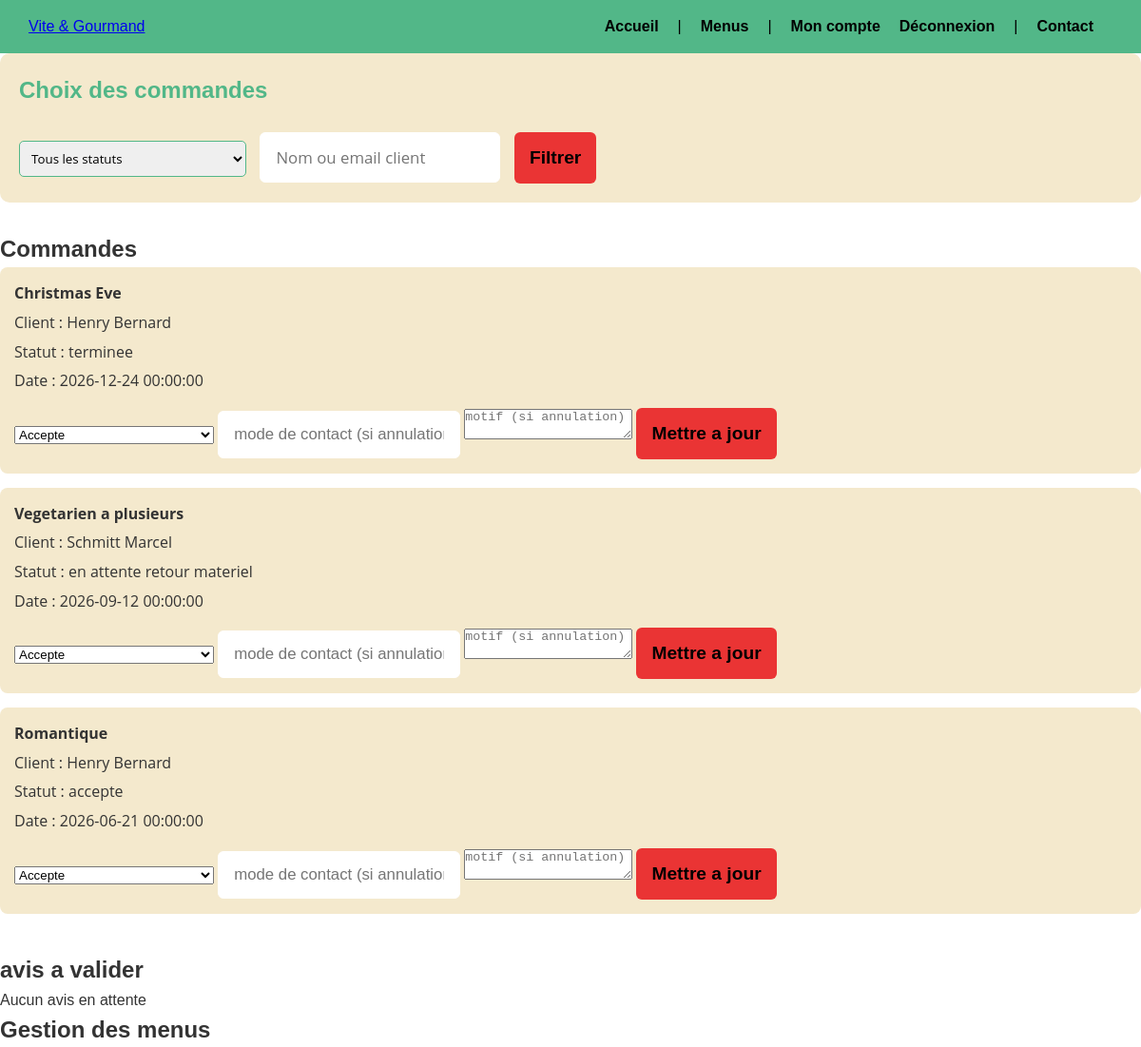
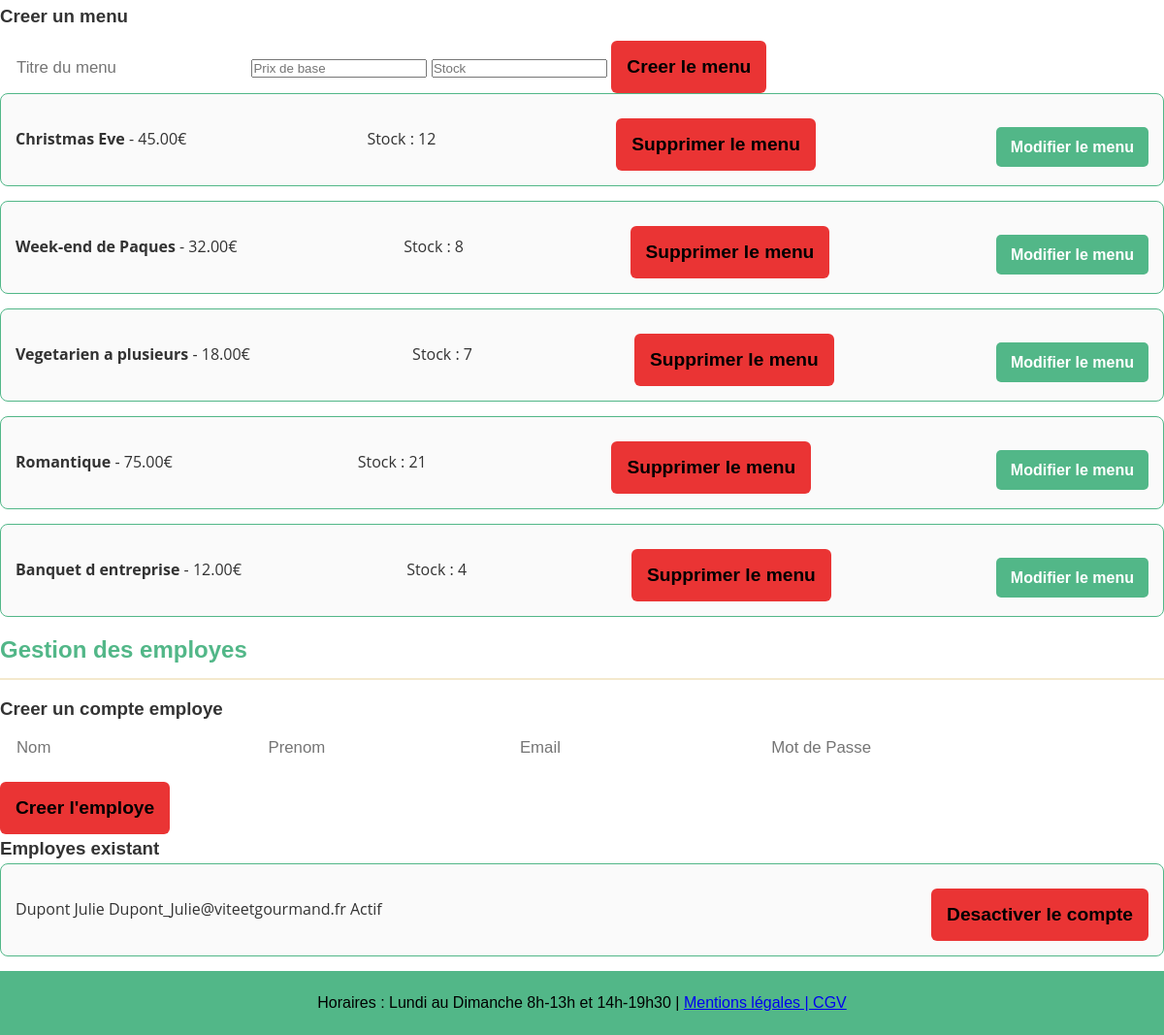
/pages/espace_admin.php (signed in), run on the app's committed database (2 pictures, top to bottom).
### tables this page shows
CREATE TABLE COMMANDE (
    id INT PRIMARY KEY AUTO_INCREMENT,
    id_utilisateur INT NOT NULL,
    id_menu INT NOT NULL,
    nb_personnes INT NOT NULL,
    date_prestation DATETIME NOT NULL, 
    heure_prestation TIME NOT NULL,
    adresse_prestation VARCHAR(255) NOT NULL,
    ville_prestation VARCHAR(100) NOT NULL, 
    statut ENUM('en attente','accepte','en preparation','en cours de livraison','livre','en attente retour materiel','terminee','annulee') DEFAULT 'en attente',
    prix_total DECIMAL(10,2),
    prix_livraison DECIMAL(10,2) DEFAULT 0,
    created_at DATETIME DEFAULT CURRENT_TIMESTAMP,
    FOREIGN KEY (id_utilisateur) REFERENCES UTILISATEUR(id),
    FOREIGN KEY (id_menu) REFERENCES MENU(id)
);

CREATE TABLE MENU (
    id INT PRIMARY KEY AUTO_INCREMENT,
    titre VARCHAR(150) NOT NULL,
    description TEXT,
    theme ENUM('noel','paques','vegetarien','evenement','romantique') NOT NULL,
    regime ENUM('vegetarien','vegan','classique') DEFAULT 'classique',
    nb_personnes_min INT NOT NULL,
    prix_base DECIMAL(10,2) NOT NULL,
    stock INT DEFAULT 0,
    created_at DATETIME DEFAULT CURRENT_TIMESTAMP
);

CREATE TABLE UTILISATEUR (
    id INT PRIMARY KEY AUTO_INCREMENT,
    nom VARCHAR(100) NOT NULL,
    prenom VARCHAR(100) NOT NULL,
    email VARCHAR (150) UNIQUE NOT NULL,
    mot_de_passe VARCHAR(255) NOT NULL,
    telephone VARCHAR(20),
    adresse VARCHAR(255),
    role ENUM('utilisateur','employe','administrateur') DEFAULT 'utilisateur',
    actif BOOLEAN DEFAULT TRUE,
    created_at DATETIME DEFAULT CURRENT_TIMESTAMP
);

### pages/espace_admin.php (the view, shortened to what this page needs)
<?php
require_once '../config/database.php';
class AdministrateurCommandes
{
    private PDO $pdo;
    public function __construct(PDO $pdo)
    {
        $this->pdo = $pdo;
    }
    public function getCommandes(string $filtreStatut = '', string $filtreClient = ''): array
    {
        $sql = 'SELECT c.id, c.statut, c.date_prestation, c.adresse_prestation, m.titre AS menu,
                       u.nom, u.prenom, u.email, u.telephone
                FROM commande c
                JOIN menu m ON c.id_menu = m.id
                JOIN utilisateur u ON c.id_utilisateur = u.id
                WHERE 1=1';
        $params = [];
        $sql .= ' ORDER BY c.date_prestation DESC';
        $stmt = $this->pdo->prepare($sql);
        $stmt->execute($params);
        return $stmt->fetchAll(PDO::FETCH_ASSOC);
    }
}
class AdministrateurAvis
{
    private PDO $pdo;
    public function __construct(PDO $pdo)
    {
        $this->pdo = $pdo;
    }
    public function getAvisEnAttente(): array
    {
        $stmt = $this->pdo->prepare(
            'SELECT a.id, a.note, a.commentaire, u.nom, u.prenom
            FROM avis a
            JOIN utilisateur u ON a.id_utilisateur = u.id
            WHERE a.valide = 0'
        );
        $stmt->execute();
        return $stmt->fetchALL(PDO::FETCH_ASSOC);
    }
}
class AdministrateurMenus
{
    private PDO $pdo;
    public function __construct(PDO $pdo)
    {
        $this->pdo = $pdo;
    }
    public function getMenus(): array
    {
        $stmt = $this->pdo->prepare('SELECT id, titre, prix_base, stock FROM menu');
        $stmt->execute();
        return $stmt->fetchALL(PDO::FETCH_ASSOC);
    }
}
class GestionEmployes
{
    private PDO $pdo;
    public function __construct(PDO $pdo)
    {
        $this->pdo = $pdo;
    }
    public function getEmployes(): array
    {
        $stmt = $this->pdo->prepare(
            'SELECT id, nom, prenom, email, actif
            FROM utilisateur WHERE role = :role'
        );
        $stmt->execute([':role'=>'employe']);
        return $stmt->fetchALL(PDO::FETCH_ASSOC);
    }
}
class EspaceAdministrateurPage
{
    private AdministrateurCommandes $commandes;
    private AdministrateurAvis $avis;
    private AdministrateurMenus $menus;
    private GestionEmployes $employes;
    public function __construct(PDO $pdo, int $administrateurId)
    {
        $this->commandes = new AdministrateurCommandes($pdo);
        $this->avis = new AdministrateurAvis($pdo);
        $this->menus = new AdministrateurMenus($pdo);
        $this->employes = new GestionEmployes($pdo);
    }
    public function handleRequest(): void
    {
        if ($_SERVER['REQUEST_METHOD'] !== 'POST') return;
    }
    public function render(): void
    {
        include 'includes/site_top.php';
        $filtreStatut = $_GET['statut'] ?? '';
        $filtreClient = $_GET['client'] ?? '';
        $commandes = $this->commandes->getCommandes($filtreStatut, $filtreClient);
        $avisEnAttente = $this->avis->getAvisEnAttente();
        $menus = $this->menus->getMenus();
        $employes = $this->employes->getEmployes();
        ?>
        <main>
            <section class="filtres">
                <h2>Choix des commandes</h2>
                <form method="GET">
                    <select name="statut">
                        <option value="">Tous les statuts</option>
                    </select>
                    <input type="text" name="client" placeholder="Nom ou email client" value="<?= htmlspecialchars($filtreClient) ?>">
                    <button type="submit">Filtrer</button>
                </form>
            </section>
            <section class="commande-administrateur">
                <h2>Commandes</h2>
                <?php foreach ($commandes as $commande): ?>
                    <div class="commande">
                        <p><strong><?= htmlspecialchars($commande['menu']) ?></strong></p>
                        <p>Client : <?= htmlspecialchars($commande['nom']) ?> <?= htmlspecialchars($commande['prenom']) ?> </p>
                        <p>Statut : <?= htmlspecialchars($commande['statut']) ?></p>
                        <p>Date : <?= htmlspecialchars($commande['date_prestation']) ?></p>
                        <form method="POST">
                            <select name="statut">
                                <option value="accepte">Accepte</option>
                            </select>
                            <input type="text" name="mode_contact" placeholder="mode de contact (si annulation)">
                            <textarea name="motif" placeholder="motif (si annulation)"></textarea>
                            <button type="submit" name="changer_statut">Mettre a jour</button>
                        </form>
                    </div>
                <?php endforeach; ?>
            </section>
            <section class="avis-administrateur">
                <h2>avis a valider</h2>
                <?php if (empty($avisEnAttente)): ?>
                    <p>Aucun avis en attente</p>
                <?php endif; ?>
            </section>
            <section class="menus-administrateur">
                <h2>Gestion des menus</h2>
                <h3>Creer un menu</h3>
                <form method="POST" class="creer-menu-form">
                    <input type="text" name="titre_menu" placeholder="Titre du menu" required>
                    <input type="number" step="0.01" name="prix_menu" placeholder="Prix de base" min="0" required>
                    <input type="number" name="stock_menu" placeholder="Stock" min="0" required>
                    <button type="submit" name="creer_menu">Creer le menu</button>
                </form>
                <?php foreach ($menus as $menu): ?>
                    <div class="menu">
                        <p><strong><?= htmlspecialchars($menu['titre']) ?></strong> - <?= $menu['prix_base'] ?>€</p>
                        <p>Stock : <?= $menu['stock'] ?></p>
                        <form method="POST">
                            <button type="submit" name="supprimer_menu">Supprimer le menu</button>
                        </form>
                        <a href="modifier_menu.php?id=<?= $menu['id'] ?>">Modifier le menu</a>
                    </div>
                <?php endforeach; ?>
            </section>
            <section class="gestion-employes">
                <h2>Gestion des employes</h2>
                <h3>Creer un compte employe</h3>
                <form method="POST">
                    <input type="text" name="nom_employe" placeholder="Nom" required>
                    <input type="text" name="prenom_employe" placeholder="Prenom" required>
                    <input type="email" name="email_employe" placeholder="Email" required>
                    <input type="password" name="motDePasse_employe" placeholder="Mot de Passe" required>
                    <button type="submit" name="creer_employe">Creer l'employe</button>
                </form>
                <h3>Employes existant</h3>
                <?php foreach ($employes as $employe): ?>
                    <div class="employe">
                        <p>
                            <?= htmlspecialchars($employe['nom']) ?> <?= htmlspecialchars($employe['prenom']) ?>
                            <?= htmlspecialchars($employe['email']) ?> <?= $employe['actif'] ? 'Actif' : 'Inactif' ?>
                        </p>
                        <form method="POST">
                            <?php if ($employe['actif']): ?>
                                <button type="submit" name="desactiver_employe">Desactiver le compte</button>
                            <?php else: ?>
                                <button type="submit" name="activer_employe">Reactiver le compte</button>
                            <?php endif; ?>
                        </form>
                    </div>
                <?php endforeach; ?>
            </section>
        </main>
        <?php
        include 'includes/site_bottom.php';
    }
}
$administrateurId = (int) $_SESSION['user']['id'];
$page = new EspaceAdministrateurPage($pdo, $administrateurId);
$page->handleRequest();
$page->render();

### public/css/style.css (style rules this page uses)
* { margin: 0; padding: 0; box-sizing: border-box; }
body { font-family: 'Open Sans', sans-serif; background-color: #FFFFFF; color: #333; }

### public/css/index.css (style rules this page uses)
* { box-sizing: border-box; }
html, body { height: 100vh !important; min-height: 100vh !important; margin: 0 !important; padding: 0 !important; display: flex !important; flex-direction: column !important; }
main, .container { flex: 1 !important; width: 100% !important; }

### public/css/css_global.css (style rules this page uses)
.commande { background-color: #F4E9CD; border-radius: 8px; padding: 15px; margin-bottom: 15px; font-family: 'Open Sans', sans-serif; }
.commande p { margin-bottom: 5px; color: #333; }
.commande button { padding: 8px 15px; background-color: #FF6B6B; color: white; border: none; border-radius: 5px; font-family: 'Nunito', sans-serif; font-weight: bold; cursor: pointer; margin-top: 10px; }
.filtres { background-color: #F4E9CD; padding: 20px; border-radius: 10px; margin-bottom: 30px; }
.filtres h2 { color: #52B788; font-family: 'Nunito', sans-serif; margin-bottom: 15px; }
.filtres select, .filtres input { padding: 8px; border: 1px solid #52B788; border-radius: 5px; margin-right: 10px; font-family: 'Open Sans', sans-serif; }
.filtres button { padding: 8px 20px; background-color: #52B788; color: white; border: none; border-radius: 5px; font-family: 'Nunito', sans-serif; font-weight: bold; cursor: pointer; }
.commandes-employe, .commandes-admin, .commande-administrateur { margin-bottom: 40px; }
.commandes-employe h2, .commandes-admin h2, .avis-employe h2, .avis-admin h2, .menus-employe h2, .menus-admin h2, .gestion-employes h2 { color: #52B788; font-family: 'Nunito', sans-serif; font-size: 1.5em; margin-bottom: 15px; border-bottom: 2px solid #F4E9CD; padding-bottom: 10px; }
.menu { background-color: #FAFAFA; border: 1px solid #52B788; border-radius: 8px; padding: 15px; margin-bottom: 15px; font-family: 'Open Sans', sans-serif; display: flex; justify-content: space-between; align-items: center; }
.menu a { padding: 8px 15px; background-color: #52B788; color: white; border-radius: 5px; text-decoration: none; font-family: 'Nunito', sans-serif; font-weight: bold; }
.employe { background-color: #FAFAFA; border: 1px solid #52B788; border-radius: 8px; padding: 15px; margin-bottom: 15px; font-family: 'Open Sans', sans-serif; display: flex; justify-content: space-between; align-items: center; }
main input[type="text"], main input[type="email"], main input[type="password"] { padding: 14px 16px; border: 1px solid #ffffff; border-radius: 6px; font-size: 1.05rem; transition: all 0.3s; }
main button[type="submit"] { padding: 16px; font-size: 1.2rem; font-weight: bold; border: none; border-radius: 6px; cursor: pointer; margin-top: 10px; transition: all 0.3s; }
main button[type="submit"] { background-color: #ea3434; color: black; }
main a { color: black; text-decoration: none; font-weight: 500; text-align: center; display: block; margin-top: 15px; }
body { font-family: Arial, Helvetica, sans-serif; background-color: #ffffff; margin: 0; padding: 20px; line-height: 1.6; }

### data on the page
commande: id_menu.titre "Christmas Eve", id_utilisateur.nom "Henry", id_utilisateur.prenom "Bernard", statut "terminee", date_prestation "2026-12-24 00:00:00"
commande: id_menu.titre "Vegetarien a plusieurs", id_utilisateur.nom "Schmitt", id_utilisateur.prenom "Marcel", statut "en attente retour materiel", date_prestation "2026-09-12 00:00:00"
commande: id_menu.titre "Romantique", id_utilisateur.nom "Henry", id_utilisateur.prenom "Bernard", statut "accepte", date_prestation "2026-06-21 00:00:00"
menu: titre "Christmas Eve", prix_base "45.00", stock "12"
menu: titre "Week-end de Paques", prix_base "32.00", stock "8"
menu: titre "Vegetarien a plusieurs", prix_base "18.00", stock "7"
menu: titre "Romantique", prix_base "75.00", stock "21"
menu: titre "Banquet d entreprise", prix_base "12.00", stock "4"
utilisateur: nom "Dupont", prenom "Julie", email "Dupont_Julie@viteetgourmand.fr", actif "Actif"

### other printed values
$this->hours "Lundi au Dimanche 8h-13h et 14h-19h30"
